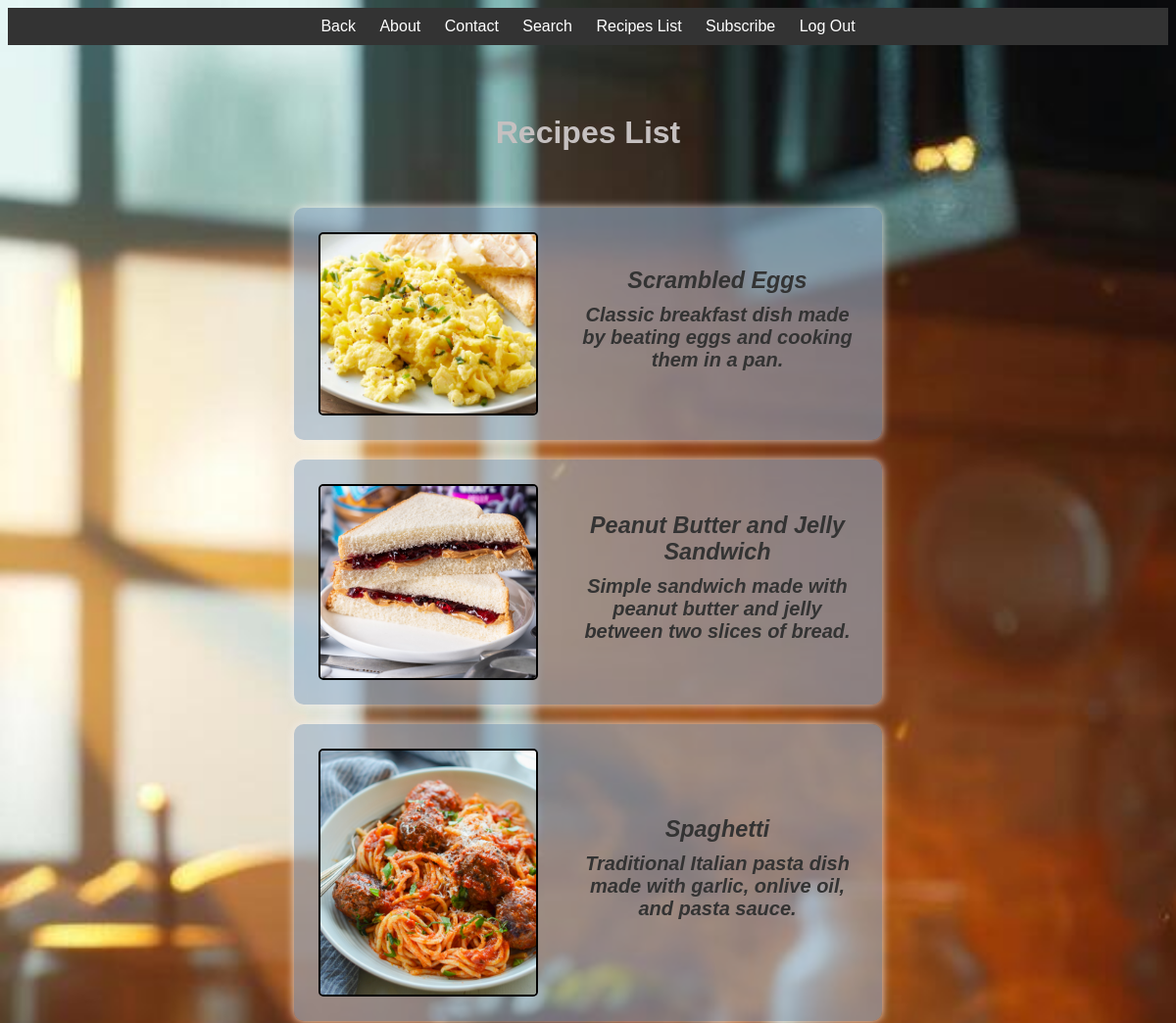
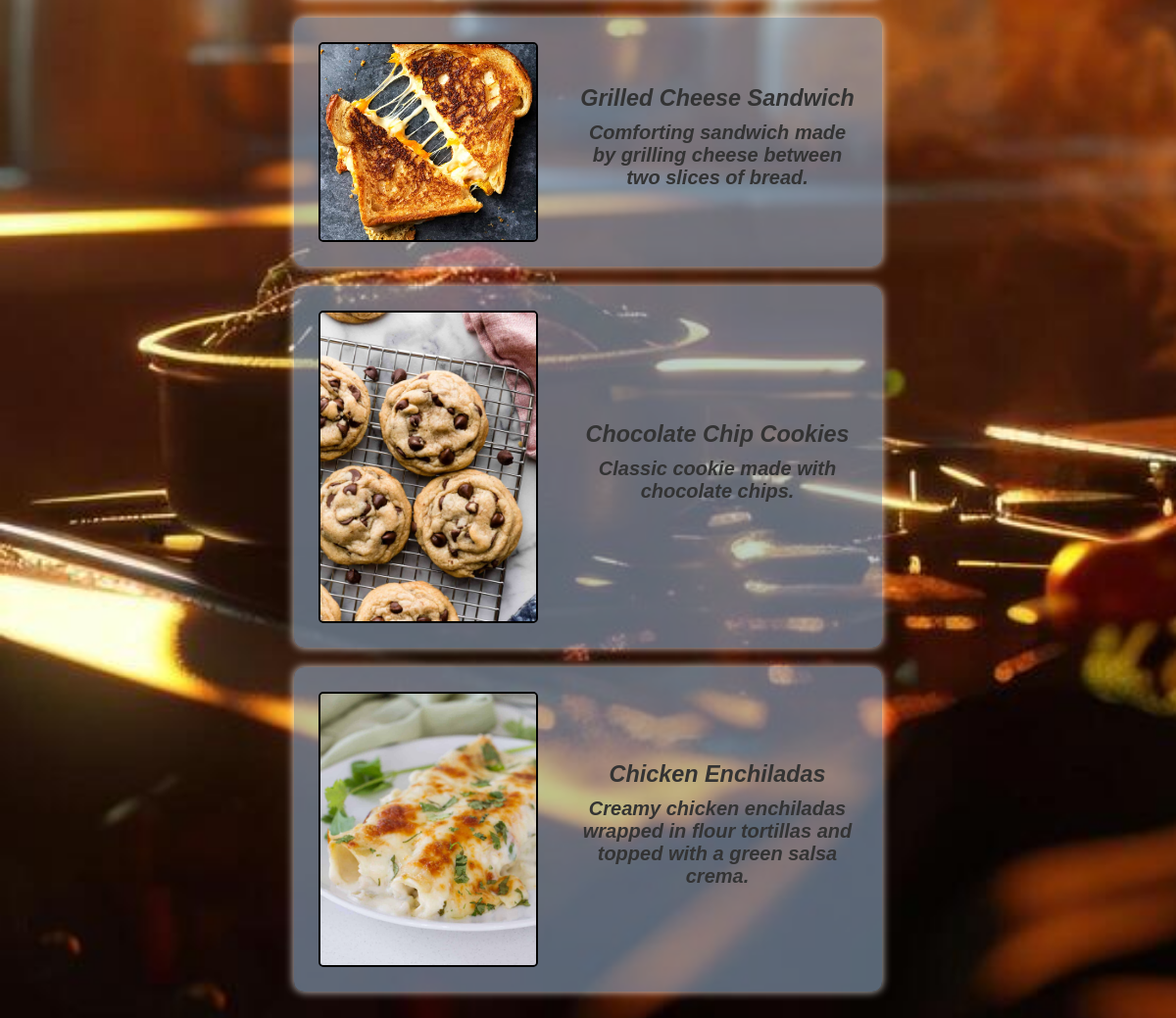
The app's page /recipes/recipes-list/ (signed in) with its own data (2 pictures, top to bottom).
### recipes/models.py (models this page shows, shortened)
class Recipe(models.Model):
    name = models.CharField(max_length=100)
    description = models.TextField()
    cooking_time = models.IntegerField()
    ingredients = models.TextField()
    difficulty_level_choices = (
        ('easy', 'Easy'),
        ('medium', 'Medium'),
        ('hard', 'Hard'),
    )
    difficulty_level = models.CharField(max_length=10, choices=difficulty_level_choices)
    pic = models.ImageField(upload_to='recipes', default='no_image.jpg')
    category_choices = (
        ('breakfast', 'Breakfast'),
        ('lunch', 'Lunch'),
        ('dinner', 'Dinner'),
        ('snack', 'Snack'),
        ('dessert', 'Dessert'),
    )
    category = models.CharField(max_length=10, choices=category_choices, default='lunch')

### recipes/views.py (the view)
# urls.py: path('recipes-list/', views.recipes_list, name='recipes_list'),
@login_required
def recipes_list(request):
    recipes = Recipe.objects.all()
    return render(request, 'recipes/recipes_list.html', {'recipes': recipes})

### recipes/templates/recipes/recipes_list.html (shortened to what this page needs)
{% load static %}
<!DOCTYPE html>
<html lang="en">
<head>
  <link rel="stylesheet" type="text/css" href="{% static 'recipes/styles/list.css' %}">
</head>
<body>
  <div class="navbar">
    <a href="javascript:history.back()">Back</a>
    <a href="#">About</a>
    <a href="#">Contact</a>
    <a href="{% url 'recipes:recipe_search' %}">Search</a>
    <a href="{% url 'recipes:recipes_list' %}">Recipes List</a>
    <a href="#">Subscribe</a>
    <a href="{% url 'logout' %}">Log Out</a>
  </div>
  <div class="container1">
    <h1 class="h1">Recipes List</h1>
    <br>
    <br>
    <div class="recipe-list">
      {% for recipe in recipes %}
      <div class="recipe-item">
        <a href="{% url 'recipes:recipe_details' recipe.id %}">
          <img class="recipe-image" src="{{ recipe.pic.url }}" alt="{{ recipe.name }}">
          <div class="recipe-info">
            <h3>{{ recipe.name }}</h3>
            <p>{{ recipe.description }}</p>
          </div>
        </a>
      </div>
      {% endfor %}
    </div>
  </div>
</body>
</html>

### recipes/static/recipes/styles/list.css (style rules this page uses)
body { font-family: 'Poppins', sans-serif; background-image: url('../images/kitchen.jpg'); background-size: cover; background-repeat: no-repeat; background-attachment: fixed; }
.h1 { color:#c5c0c0; font-weight: bold; }
.navbar { background-color: #333; color: white; text-align: center; padding: 10px; }
.navbar a { color: white; text-decoration: none; margin: 0 10px; }
.container1 { max-width: 600px; margin: 30px auto; padding: 20px 30px; text-align: center; }
.recipe-item { display: flex; background-color: rgba(149, 174, 202, 0.579); padding: 25px; border-radius: 10px; box-shadow: 0 0 10px rgba(244, 241, 241, 0.884); transition: transform 0.3s ease; list-style-type: none; align-items: center; margin-bottom: 20px; }
.recipe-item a { color: #333; font-weight: bold; text-decoration: none; font-size: 20px; text-decoration: none; display: flex; justify-content: center; align-items: center; height: 100%; }
.recipe-info { display: flex; flex-direction: column; justify-content: center; padding-left: 20px; font-style: italic; }
.recipe-info h3 { text-align: center; margin: 0; }
.recipe-info p { margin: 10px 0; }
.recipe-image { max-width: 220px; height: auto; border-radius: 5px; margin-right: 20px; border: 2px solid black; }

### records on screen
Recipe: pic (picture), name "Scrambled Eggs", description "Classic breakfast dish made by beating eggs and cooking them in a pan."
Recipe: pic (picture), name "Peanut Butter and Jelly Sandwich", description "Simple sandwich made with peanut butter and jelly between two slices of bread."
Recipe: pic (picture), name "Spaghetti", description "Traditional Italian pasta dish made with garlic, onlive oil, and pasta sauce."
Recipe: pic (picture), name "Grilled Cheese Sandwich", description "Comforting sandwich made by grilling cheese between two slices of bread."
Recipe: pic (picture), name "Chocolate Chip Cookies", description "Classic cookie made with chocolate chips."
Recipe: pic (picture), name "Chicken Enchiladas", description "Creamy chicken enchiladas wrapped in flour tortillas and topped with a green salsa crema."
